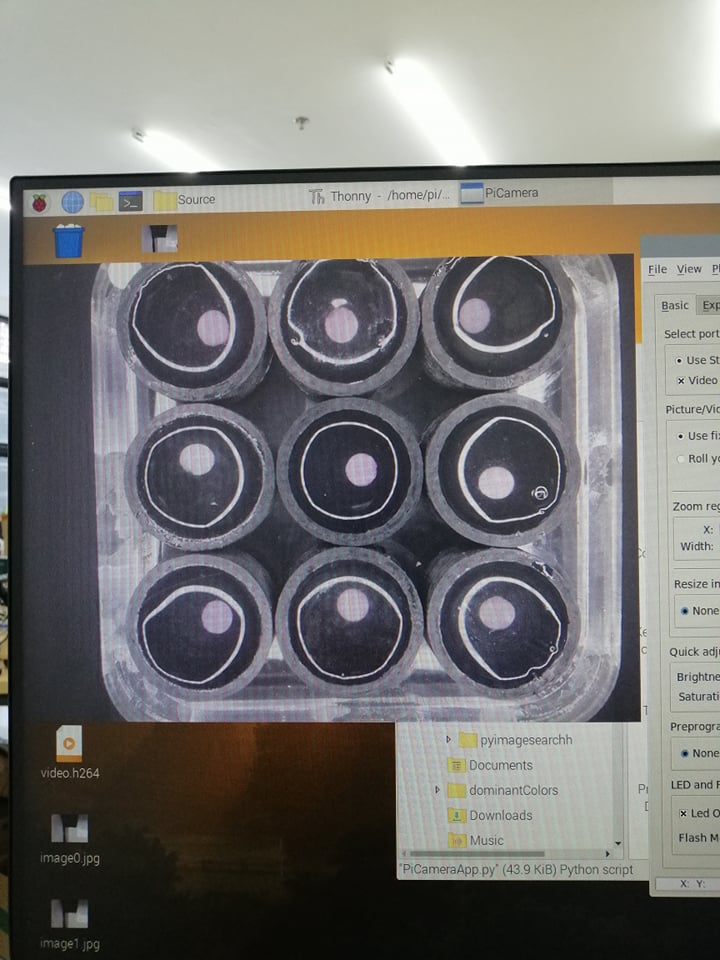
#> input picture qwe.jpg, 720 x 960 px
$ python histogram_matching.py --source ../qwe.jpg --reference '../Top view (1).PNG'   (older library calls are emulated)
#> lines starting #> are read from the running program, lines starting #| are printed output that depends on the picture
# import the necessary packages
from skimage import exposure
import matplotlib.pyplot as plt
import argparse
import cv2
# construct the argument parser and parse the arguments
ap = argparse.ArgumentParser()
ap.add_argument("-s", "--source", required=True,
	help="path to the input source image")
ap.add_argument("-r", "--reference", required=True,
	help="path to the input reference image")
args = vars(ap.parse_args())

print("[INFO] loading source and reference images...")
src = cv2.imread(args["source"])
#> src is the input picture: shape (960, 720, 3); mean B, G, R 112.4, 115.2, 117.3
ref = cv2.imread(args["reference"])
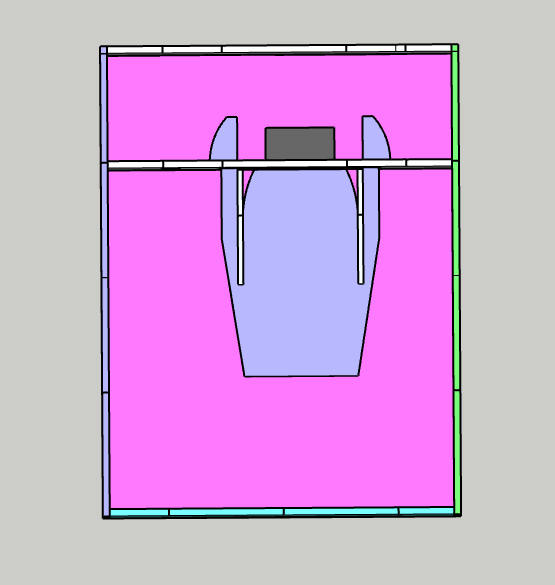
#> input picture Top view (1).PNG, 555 x 585 px
#> ref is the input picture: shape (585, 555, 3); mean B, G, R 217.6, 165.1, 211.5
# determine if we are performing multichannel histogram matching
# and then perform histogram matching itself
print("[INFO] performing histogram matching...")
multi = True if src.shape[-1] > 1 else False
#> multi = True
matched = exposure.match_histograms(src, ref, multichannel=multi)
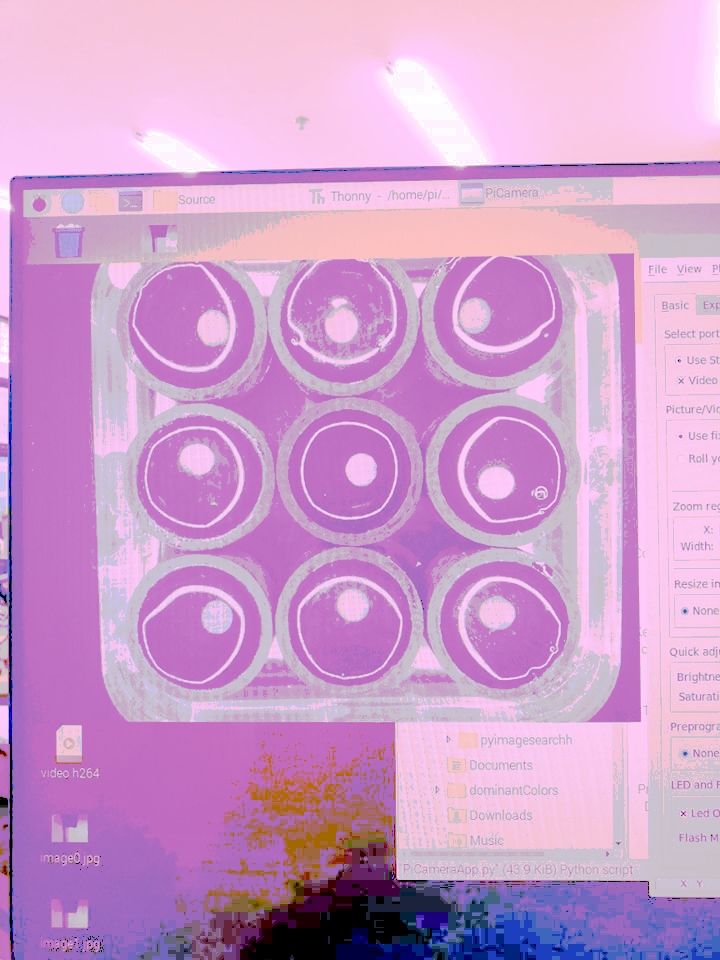
#> matched: shape (960, 720, 3); mean B, G, R 203.4, 157, 205.4
# show the output images
cv2.imshow("Source", src)
cv2.imshow("Reference", ref)
cv2.imshow("Matched", matched)
cv2.waitKey(0)

# construct a figure to display the histogram plots for each channel
# before and after histogram matching was applied
(fig, axs) =  plt.subplots(nrows=3, ncols=3, figsize=(8, 8))
# loop over our source image, reference image, and output matched
# image
for (i, image) in enumerate((src, ref, matched)):
	# convert the image from BGR to RGB channel ordering
	image = cv2.cvtColor(image, cv2.COLOR_BGR2RGB)
	# loop over the names of the channels in RGB order
	for (j, color) in enumerate(("red", "green", "blue")):
		# compute a histogram for the current channel and plot it
		(hist, bins) = exposure.histogram(image[..., j],
			source_range="dtype")
		axs[j, i].plot(bins, hist / hist.max())
		# compute the cumulative distribution function for the
		# current channel and plot it
		(cdf, bins) = exposure.cumulative_distribution(image[..., j])
		axs[j, i].plot(bins, cdf)
		# set the y-axis label of the current plot to be the name
		# of the current color channel
		axs[j, 0].set_ylabel(color)
#> this loop made 3 passes

# set the axes titles
axs[0, 0].set_title("Source")
axs[0, 1].set_title("Reference")
axs[0, 2].set_title("Matched")
# display the output plots
plt.tight_layout()
plt.show()
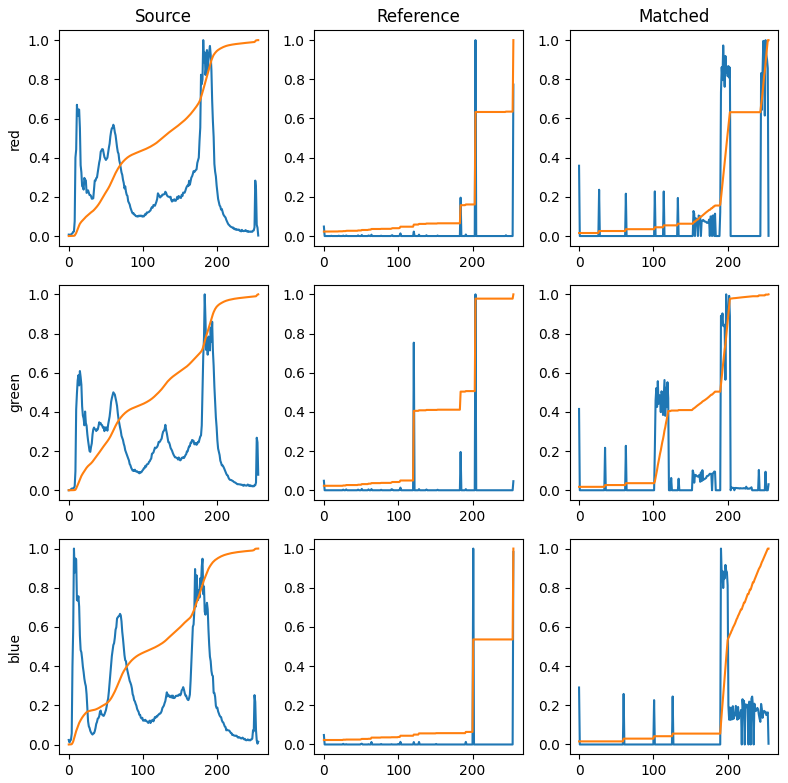
#> figure drawn by matplotlib, 9 panels; panel 1: curve peaks at x = 181, y = 1; panel 1: curve peaks at x = 255, y = 1; panel 2: curve peaks at x = 204, y = 1; panel 2: curve peaks at x = 255, y = 1
